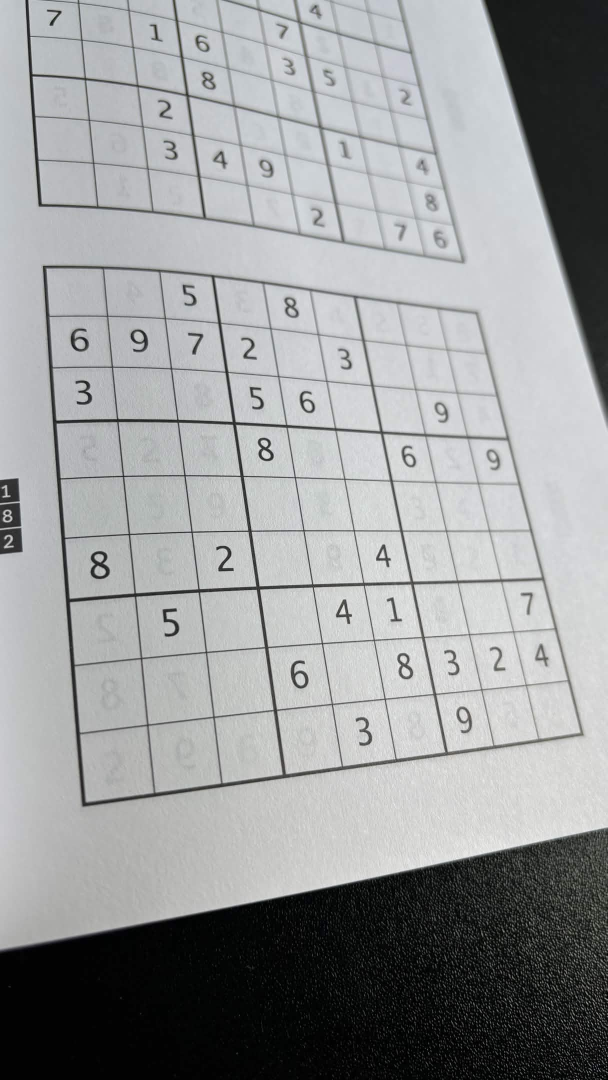
#> input picture cv/test_imgs/angled.jpg, 1215 x 2160 px, found by its file name (shown at 1/2 size)
$ python test_thresholds.py
#> lines starting #> are read from the running program, lines starting #| are printed output that depends on the picture
### cv/scan.py
from pathlib import Path

import cv2
import numpy as np

HEIC_EXTENSIONS = {".heic", ".heif"}

try:
    from PIL import Image, ImageOps
except ImportError:
    Image = None
    ImageOps = None

try:
    from pillow_heif import register_heif_opener
except ImportError:
    register_heif_opener = None
else:
    register_heif_opener()
#> (this line was passed over: pillow_heif is not available in this run)


class Scan:
    def __init__(self, image_path=None, grid_size=9, max_detection_height=960):
        root = Path(__file__).resolve().parent.parent
        default_path = root / "data" / "images" / "angled.jpg"

        self.image_path = Path(image_path) if image_path is not None else default_path
        self.grid_size = grid_size
        self.max_detection_height = max_detection_height

        self.original = None
        self.warped = None
        self.cells = None

    # [364 lines left out: functions load_image, _load_with_pillow, _resize_for_detection, _preprocess_for_contours, _find_grid_contour_from_lines, find_grid_contour and 13 more, not called in this run]

### cv/test_thresholds.py
import cv2
import os
import numpy as np
from scan import Scan

# Test different threshold values
thresholds_to_test = [140, 145, 150, 155, 160, 165, 170]

original_path = os.getcwd() + r"\cv" + r"\test_imgs" + r"\angled.jpg"
original = cv2.imread(original_path)
#> original is the input picture: shape (2160, 1215, 3); mean B, G, R 156.1, 155.3, 153.7
original = cv2.resize(original, None, fx=0.5, fy=0.4)
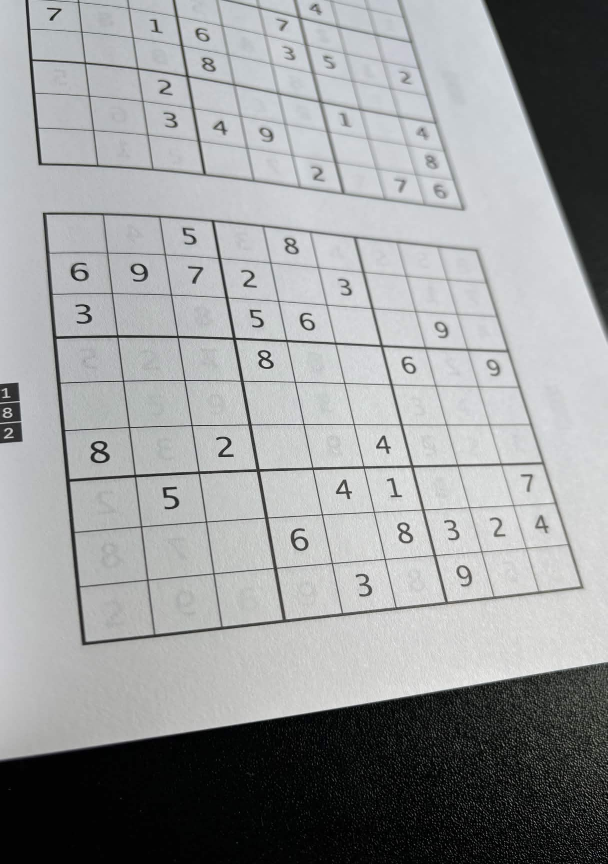
#> original: shape (864, 608, 3); mean B, G, R 156, 155.2, 153.6

# Create a Scan object to get warped image
scan = Scan()
warped = scan.warped

#> (the run stopped early here; a loop or call above may not have finished)

$ run again, with cv/test_imgs/flat.jpg copied over cv/test_imgs/angled.jpg
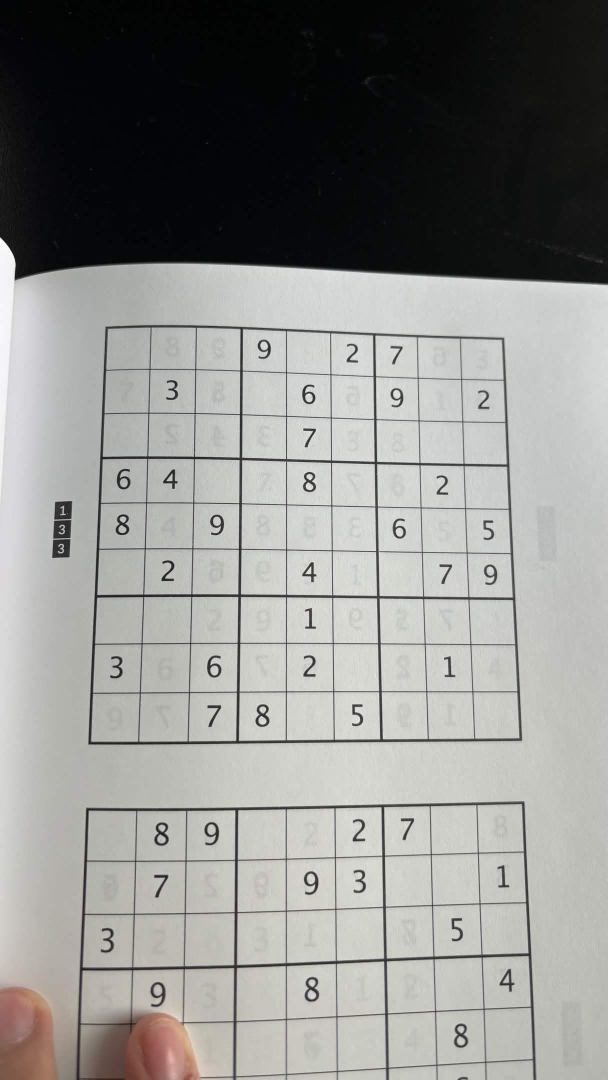
#> input picture cv/test_imgs/flat.jpg, 1215 x 2160 px, found by its file name (shown at 1/2 size)
#> original is the input picture: shape (2160, 1215, 3); mean B, G, R 140.8, 143.5, 143.5
#> `original = cv2.resize(original, None, fx=0.5, fy=0.4)`:
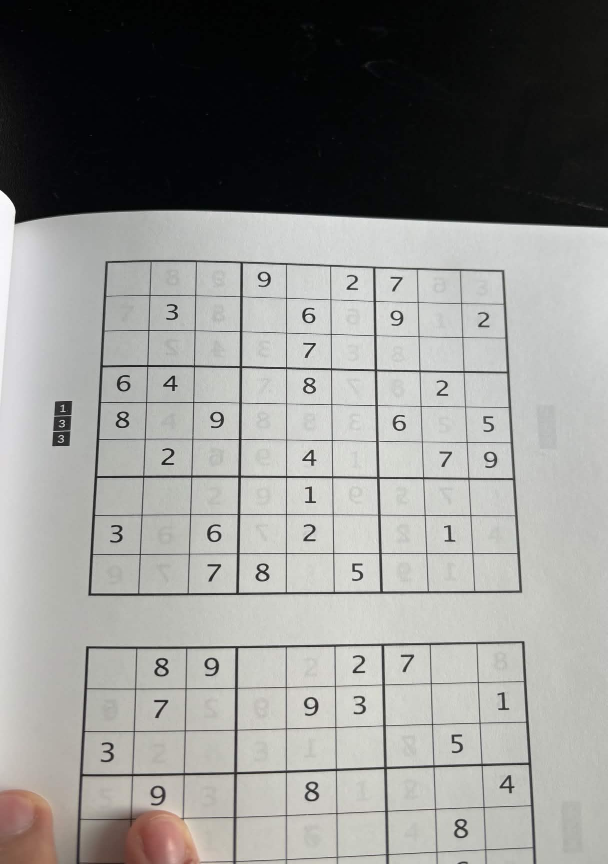
#> original: shape (864, 608, 3); mean B, G, R 140.8, 143.4, 143.4
